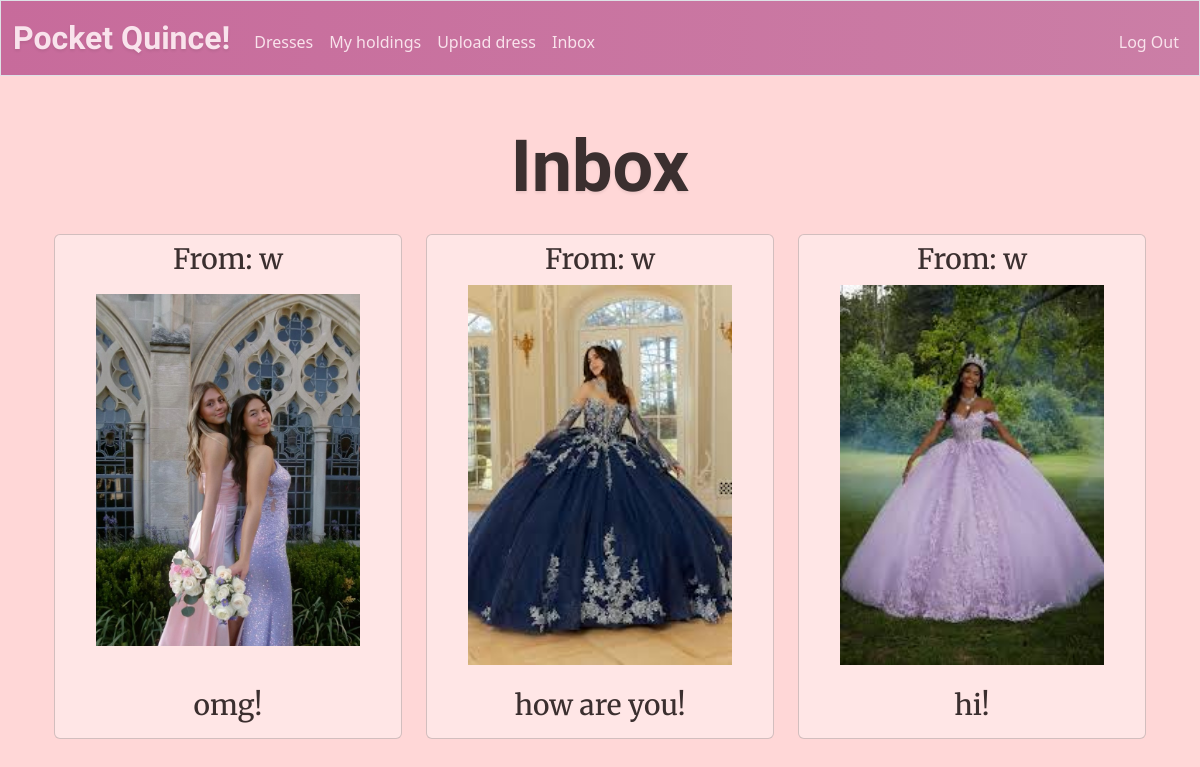
The app's page /messages (signed in) with its own data.
### tables this page shows
CREATE TABLE messages (
    id INTEGER PRIMARY KEY AUTOINCREMENT,
    sender_id   INTEGER NOT NULL,
    receiver_id INTEGER NOT NULL,
    dress_id    INTEGER,
    body        TEXT NOT NULL,
    created_at  TIMESTAMP DEFAULT CURRENT_TIMESTAMP,
    FOREIGN KEY (sender_id)   REFERENCES users(id),
    FOREIGN KEY (receiver_id) REFERENCES users(id),
    FOREIGN KEY (dress_id)    REFERENCES dresses(id)
);

CREATE TABLE users (
id INTEGER PRIMARY KEY AUTOINCREMENT NOT NULL, 
username TEXT NOT NULL UNIQUE, 
email TEXT NOT NULL, 
phone TEXT NOT NULL, 
hash TEXT NOT NULL
);

CREATE TABLE dresses (
    id INTEGER PRIMARY KEY AUTOINCREMENT,
    size TEXT NOT NULL,
    color TEXT NOT NULL,
    owner INTEGER NOT NULL,
    image_url TEXT,
    time_posted TEXT NOT NULL DEFAULT CURRENT_TIMESTAMP,
    FOREIGN KEY (owner) REFERENCES users(id)
);

### app.py (the view)
@app.route("/messages", methods=["GET", "POST"])
@login_required
def messages():
    db = get_db()
    if request.method == "POST":
        receiver_id = request.form.get("receiver_id")
        content = request.form.get("body")
        dress_id = request.form.get("dress_id")
        if not receiver_id or not content:
            return apology("Missing message information")
        db.execute("INSERT INTO messages (sender_id, receiver_id, dress_id, body) VALUES (?,?,?,?)",
                     (session["user_id"], receiver_id, dress_id, content))
        db.commit()
        flash("Message sent!")
        return redirect("/messages")
    else:
        messages = db.execute("SELECT messages.*, users.username as sender_name, dresses.image_url, dresses.size, dresses.color FROM messages JOIN users ON messages.sender_id = users.id LEFT JOIN dresses ON dresses.id = messages.dress_id WHERE messages.receiver_id = ? ORDER BY messages.created_at DESC", (session["user_id"],)).fetchall()
        return render_template("messages.html", messages=messages)

### app.py (called while the page is built)
def get_db():
    if "db" not in g:
        g.db = sqlite3.connect(DATABASE)
        g.db.row_factory = sqlite3.Row # Enable dictionary-like row access
    return g.db

@app.after_request
def after_request(response):
    response.headers["Cache-Control"] = "no-cache, no-store, must-revalidate"
    response.headers["Expires"] = 0
    response.headers["Pragma"] = "no-cache"
    return response

### help.py (called while the page is built)
def login_required(f):
    @wraps(f)
    def decorated_function(*args, **kwargs):
        if session.get("user_id") is None:
            return redirect("/login")
        return f(*args, **kwargs)
    return decorated_function

### templates/messages.html (shortened to what this page needs)
{% extends "layout.html" %}
{% block main %}
    <h2 class = "imperial">Inbox</h2>
    {%if messages|length == 0 %}
        <h3>No messages yet</h3>
    {%else%}
        <div class="container mt-4">
            <div class="row">
                {% for message in messages %}
                <div class="col-md-4 mb-4">
                    <div class="card inbox-card p-2 text-center">
                    <h3 class="body-font">From: {{ message["sender_name"] }}</h3>
                    <img class="inboxImg" src="{{ message['image_url'] }}"><br>
                    <h3 class="body-font">{{ message["body"] }}</h3>
                    </div>
                </div>
                {% endfor %}
            </div>
        </div>
    {% endif %}
{% endblock %}

### static/style.css (style rules this page uses)
body { background-color: #FFD7D7; }
.imperial { font-family: 'Imperial Script', cursive; text-shadow: 0px 2px 3px rgba(0,0,0,0.08); font-weight: 700; font-size: 450%; color: #3B2F2F; }
.body-font { font-family: 'Merriweather', serif; color: #3B2F2F }
.card { background-color: #FFE6E6; }
.inboxImg { width: 80%; object-fit: cover; display: block; margin: 0 auto; object-position: center; }
.inbox-card { display: flex; flex-direction: column; justify-content: space-between; height: 100% }

### records on screen
messages: sender_name "w", image_url (picture), body "omg!"
messages: sender_name "w", image_url (picture), body "how are you!"
messages: sender_name "w", image_url (picture), body "hi!"
